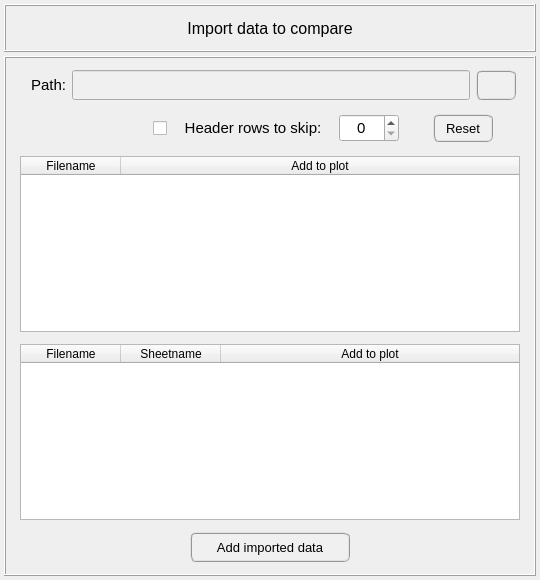
<?xml version="1.0" encoding="UTF-8"?>
<ui version="4.0">
 <class>Dialog</class>
 <widget class="QDialog" name="Dialog">
  <property name="geometry">
   <rect>
    <x>0</x>
    <y>0</y>
    <width>540</width>
    <height>580</height>
   </rect>
  </property>
  <property name="minimumSize">
   <size>
    <width>540</width>
    <height>580</height>
   </size>
  </property>
  <property name="maximumSize">
   <size>
    <width>540</width>
    <height>580</height>
   </size>
  </property>
  <property name="windowTitle">
   <string>Import data to compare</string>
  </property>
  <layout class="QGridLayout" name="gridLayout_2">
   <property name="leftMargin">
    <number>4</number>
   </property>
   <property name="topMargin">
    <number>4</number>
   </property>
   <property name="rightMargin">
    <number>4</number>
   </property>
   <property name="bottomMargin">
    <number>4</number>
   </property>
   <property name="spacing">
    <number>4</number>
   </property>
   <item row="0" column="0">
    <widget class="QFrame" name="frame">
     <property name="minimumSize">
      <size>
       <width>0</width>
       <height>48</height>
      </size>
     </property>
     <property name="maximumSize">
      <size>
       <width>16777215</width>
       <height>48</height>
      </size>
     </property>
     <property name="sizeIncrement">
      <size>
       <width>0</width>
       <height>0</height>
      </size>
     </property>
     <property name="frameShape">
      <enum>QFrame::Box</enum>
     </property>
     <property name="frameShadow">
      <enum>QFrame::Raised</enum>
     </property>
     <property name="lineWidth">
      <number>1</number>
     </property>
     <layout class="QGridLayout" name="gridLayout_4">
      <property name="leftMargin">
       <number>0</number>
      </property>
      <property name="topMargin">
       <number>0</number>
      </property>
      <property name="rightMargin">
       <number>0</number>
      </property>
      <property name="bottomMargin">
       <number>0</number>
      </property>
      <property name="spacing">
       <number>0</number>
      </property>
      <item row="0" column="0">
       <widget class="QLabel" name="label">
        <property name="minimumSize">
         <size>
          <width>452</width>
          <height>30</height>
         </size>
        </property>
        <property name="maximumSize">
         <size>
          <width>452</width>
          <height>30</height>
         </size>
        </property>
        <property name="font">
         <font>
          <family>MS Shell Dlg 2</family>
          <pointsize>12</pointsize>
          <weight>50</weight>
          <italic>false</italic>
          <bold>false</bold>
          <kerning>false</kerning>
         </font>
        </property>
        <property name="text">
         <string>Import data to compare</string>
        </property>
        <property name="textFormat">
         <enum>Qt::AutoText</enum>
        </property>
        <property name="alignment">
         <set>Qt::AlignCenter</set>
        </property>
       </widget>
      </item>
     </layout>
    </widget>
   </item>
   <item row="1" column="0">
    <widget class="QFrame" name="frame_lower">
     <property name="frameShape">
      <enum>QFrame::Box</enum>
     </property>
     <property name="frameShadow">
      <enum>QFrame::Raised</enum>
     </property>
     <layout class="QGridLayout" name="gridLayout_3">
      <property name="leftMargin">
       <number>2</number>
      </property>
      <property name="topMargin">
       <number>2</number>
      </property>
      <property name="rightMargin">
       <number>2</number>
      </property>
      <property name="bottomMargin">
       <number>2</number>
      </property>
      <property name="spacing">
       <number>2</number>
      </property>
      <item row="0" column="0">
       <widget class="QFrame" name="frame_main">
        <property name="frameShape">
         <enum>QFrame::NoFrame</enum>
        </property>
        <property name="frameShadow">
         <enum>QFrame::Raised</enum>
        </property>
        <layout class="QGridLayout" name="gridLayout_14">
         <property name="leftMargin">
          <number>8</number>
         </property>
         <property name="topMargin">
          <number>8</number>
         </property>
         <property name="rightMargin">
          <number>8</number>
         </property>
         <property name="bottomMargin">
          <number>8</number>
         </property>
         <property name="spacing">
          <number>8</number>
         </property>
         <item row="1" column="0">
          <widget class="QFrame" name="frame_skiprows_reset">
           <property name="maximumSize">
            <size>
             <width>16777215</width>
             <height>40</height>
            </size>
           </property>
           <property name="frameShape">
            <enum>QFrame::NoFrame</enum>
           </property>
           <property name="frameShadow">
            <enum>QFrame::Raised</enum>
           </property>
           <layout class="QGridLayout" name="gridLayout_12">
            <property name="leftMargin">
             <number>2</number>
            </property>
            <property name="topMargin">
             <number>2</number>
            </property>
            <property name="rightMargin">
             <number>2</number>
            </property>
            <property name="bottomMargin">
             <number>2</number>
            </property>
            <property name="horizontalSpacing">
             <number>6</number>
            </property>
            <property name="verticalSpacing">
             <number>2</number>
            </property>
            <item row="0" column="4">
             <widget class="QFrame" name="frame_13">
              <property name="frameShape">
               <enum>QFrame::NoFrame</enum>
              </property>
              <property name="frameShadow">
               <enum>QFrame::Raised</enum>
              </property>
              <layout class="QGridLayout" name="gridLayout_6">
               <property name="leftMargin">
                <number>2</number>
               </property>
               <property name="topMargin">
                <number>2</number>
               </property>
               <property name="rightMargin">
                <number>2</number>
               </property>
               <property name="bottomMargin">
                <number>2</number>
               </property>
               <property name="spacing">
                <number>2</number>
               </property>
               <item row="0" column="0">
                <widget class="QPushButton" name="pushButton_reset_imported_data">
                 <property name="minimumSize">
                  <size>
                   <width>60</width>
                   <height>28</height>
                  </size>
                 </property>
                 <property name="maximumSize">
                  <size>
                   <width>60</width>
                   <height>28</height>
                  </size>
                 </property>
                 <property name="sizeIncrement">
                  <size>
                   <width>0</width>
                   <height>0</height>
                  </size>
                 </property>
                 <property name="font">
                  <font>
                   <family>MS Shell Dlg 2</family>
                   <pointsize>10</pointsize>
                   <weight>50</weight>
                   <italic>false</italic>
                   <bold>false</bold>
                  </font>
                 </property>
                 <property name="styleSheet">
                  <string notr="true">QPushButton{border-radius: 6px; border-color: rgb(150, 150, 150); border-style: ridge; border-width: 2px; color: rgb(0, 0, 0); background-color: rgb(240, 240, 240)}
QPushButton:hover{border-radius: 6px; border-color: rgb(0, 170, 255); border-style: ridge; border-width: 2px; color: rgb(0, 0, 0); background-color: rgba(174, 213, 255, 100)}
QPushButton:pressed{border-radius: 6px; border-color: rgb(0, 170, 255); border-style: ridge; border-width: 2px; color: rgb(0, 0, 0); background-color: rgb(174, 213, 255)}
QPushButton:disabled{border-radius: 6px; border-color: rgb(150, 150, 150); border-style: ridge; border-width: 0px; color: rgb(150,150, 150); background-color: rgb(220, 220, 220)}</string>
                 </property>
                 <property name="text">
                  <string>Reset</string>
                 </property>
                 <property name="iconSize">
                  <size>
                   <width>20</width>
                   <height>20</height>
                  </size>
                 </property>
                </widget>
               </item>
              </layout>
             </widget>
            </item>
            <item row="0" column="1">
             <widget class="QCheckBox" name="checkBox_skiprows">
              <property name="minimumSize">
               <size>
                <width>25</width>
                <height>28</height>
               </size>
              </property>
              <property name="maximumSize">
               <size>
                <width>25</width>
                <height>28</height>
               </size>
              </property>
              <property name="layoutDirection">
               <enum>Qt::RightToLeft</enum>
              </property>
              <property name="text">
               <string/>
              </property>
              <property name="tristate">
               <bool>false</bool>
              </property>
             </widget>
            </item>
            <item row="0" column="2">
             <widget class="QLabel" name="label_14">
              <property name="minimumSize">
               <size>
                <width>160</width>
                <height>28</height>
               </size>
              </property>
              <property name="maximumSize">
               <size>
                <width>180</width>
                <height>28</height>
               </size>
              </property>
              <property name="font">
               <font>
                <family>MS Shell Dlg 2</family>
                <pointsize>11</pointsize>
                <weight>50</weight>
                <italic>false</italic>
                <bold>false</bold>
               </font>
              </property>
              <property name="text">
               <string>Header rows to skip:</string>
              </property>
              <property name="alignment">
               <set>Qt::AlignCenter</set>
              </property>
             </widget>
            </item>
            <item row="0" column="3">
             <widget class="QSpinBox" name="spinBox_skiprows">
              <property name="minimumSize">
               <size>
                <width>0</width>
                <height>28</height>
               </size>
              </property>
              <property name="maximumSize">
               <size>
                <width>60</width>
                <height>28</height>
               </size>
              </property>
              <property name="font">
               <font>
                <pointsize>11</pointsize>
               </font>
              </property>
              <property name="alignment">
               <set>Qt::AlignCenter</set>
              </property>
              <property name="maximum">
               <number>10</number>
              </property>
             </widget>
            </item>
            <item row="0" column="0">
             <widget class="QFrame" name="frame_14">
              <property name="frameShape">
               <enum>QFrame::NoFrame</enum>
              </property>
              <property name="frameShadow">
               <enum>QFrame::Raised</enum>
              </property>
             </widget>
            </item>
           </layout>
          </widget>
         </item>
         <item row="3" column="0">
          <widget class="QFrame" name="frame_spreadsheet_files">
           <property name="frameShape">
            <enum>QFrame::NoFrame</enum>
           </property>
           <property name="frameShadow">
            <enum>QFrame::Raised</enum>
           </property>
           <layout class="QGridLayout" name="gridLayout_5">
            <property name="leftMargin">
             <number>2</number>
            </property>
            <property name="topMargin">
             <number>2</number>
            </property>
            <property name="rightMargin">
             <number>2</number>
            </property>
            <property name="bottomMargin">
             <number>2</number>
            </property>
            <property name="spacing">
             <number>2</number>
            </property>
            <item row="0" column="0">
             <widget class="QTreeWidget" name="treeWidget_import_sheet_files">
              <property name="minimumSize">
               <size>
                <width>410</width>
                <height>40</height>
               </size>
              </property>
              <property name="maximumSize">
               <size>
                <width>500</width>
                <height>200</height>
               </size>
              </property>
              <property name="font">
               <font>
                <family>MS Shell Dlg 2</family>
                <pointsize>8</pointsize>
                <italic>false</italic>
               </font>
              </property>
              <property name="alternatingRowColors">
               <bool>true</bool>
              </property>
              <property name="indentation">
               <number>0</number>
              </property>
              <column>
               <property name="text">
                <string>Filename</string>
               </property>
               <property name="font">
                <font>
                 <family>MS Shell Dlg 2</family>
                 <pointsize>9</pointsize>
                 <weight>50</weight>
                 <italic>false</italic>
                 <bold>false</bold>
                </font>
               </property>
               <property name="textAlignment">
                <set>AlignCenter</set>
               </property>
              </column>
              <column>
               <property name="text">
                <string>Sheetname</string>
               </property>
               <property name="font">
                <font>
                 <family>MS Shell Dlg 2</family>
                 <pointsize>9</pointsize>
                 <weight>50</weight>
                 <italic>false</italic>
                 <bold>false</bold>
                </font>
               </property>
               <property name="textAlignment">
                <set>AlignCenter</set>
               </property>
              </column>
              <column>
               <property name="text">
                <string>Add to plot</string>
               </property>
               <property name="font">
                <font>
                 <family>MS Shell Dlg 2</family>
                 <pointsize>9</pointsize>
                 <weight>50</weight>
                 <italic>false</italic>
                 <bold>false</bold>
                </font>
               </property>
               <property name="textAlignment">
                <set>AlignCenter</set>
               </property>
              </column>
             </widget>
            </item>
           </layout>
          </widget>
         </item>
         <item row="2" column="0">
          <widget class="QFrame" name="frame_text_files">
           <property name="frameShape">
            <enum>QFrame::NoFrame</enum>
           </property>
           <property name="frameShadow">
            <enum>QFrame::Raised</enum>
           </property>
           <layout class="QGridLayout" name="gridLayout">
            <property name="leftMargin">
             <number>2</number>
            </property>
            <property name="topMargin">
             <number>2</number>
            </property>
            <property name="rightMargin">
             <number>2</number>
            </property>
            <property name="bottomMargin">
             <number>2</number>
            </property>
            <property name="spacing">
             <number>2</number>
            </property>
            <item row="0" column="0">
             <widget class="QTreeWidget" name="treeWidget_import_text_files">
              <property name="minimumSize">
               <size>
                <width>410</width>
                <height>40</height>
               </size>
              </property>
              <property name="maximumSize">
               <size>
                <width>500</width>
                <height>200</height>
               </size>
              </property>
              <property name="font">
               <font>
                <family>MS Shell Dlg 2</family>
                <pointsize>8</pointsize>
                <italic>false</italic>
               </font>
              </property>
              <property name="alternatingRowColors">
               <bool>true</bool>
              </property>
              <property name="indentation">
               <number>0</number>
              </property>
              <column>
               <property name="text">
                <string>Filename</string>
               </property>
               <property name="font">
                <font>
                 <family>MS Shell Dlg 2</family>
                 <pointsize>9</pointsize>
                 <weight>50</weight>
                 <italic>false</italic>
                 <bold>false</bold>
                </font>
               </property>
               <property name="textAlignment">
                <set>AlignCenter</set>
               </property>
              </column>
              <column>
               <property name="text">
                <string>Add to plot</string>
               </property>
               <property name="font">
                <font>
                 <family>MS Shell Dlg 2</family>
                 <pointsize>9</pointsize>
                 <weight>50</weight>
                 <italic>false</italic>
                 <bold>false</bold>
                </font>
               </property>
               <property name="textAlignment">
                <set>AlignCenter</set>
               </property>
              </column>
             </widget>
            </item>
           </layout>
          </widget>
         </item>
         <item row="0" column="0">
          <widget class="QFrame" name="frame_get_path">
           <property name="maximumSize">
            <size>
             <width>16777215</width>
             <height>48</height>
            </size>
           </property>
           <property name="frameShape">
            <enum>QFrame::NoFrame</enum>
           </property>
           <property name="frameShadow">
            <enum>QFrame::Raised</enum>
           </property>
           <layout class="QGridLayout" name="gridLayout_11">
            <property name="leftMargin">
             <number>2</number>
            </property>
            <property name="topMargin">
             <number>2</number>
            </property>
            <property name="rightMargin">
             <number>2</number>
            </property>
            <property name="bottomMargin">
             <number>2</number>
            </property>
            <property name="horizontalSpacing">
             <number>6</number>
            </property>
            <property name="verticalSpacing">
             <number>2</number>
            </property>
            <item row="0" column="0">
             <widget class="QLabel" name="label_11">
              <property name="minimumSize">
               <size>
                <width>48</width>
                <height>30</height>
               </size>
              </property>
              <property name="maximumSize">
               <size>
                <width>48</width>
                <height>30</height>
               </size>
              </property>
              <property name="font">
               <font>
                <family>MS Shell Dlg 2</family>
                <pointsize>11</pointsize>
                <weight>50</weight>
                <italic>false</italic>
                <bold>false</bold>
               </font>
              </property>
              <property name="text">
               <string>Path:</string>
              </property>
              <property name="alignment">
               <set>Qt::AlignRight|Qt::AlignTrailing|Qt::AlignVCenter</set>
              </property>
             </widget>
            </item>
            <item row="0" column="1">
             <widget class="QLineEdit" name="lineEdit_import_results_path">
              <property name="enabled">
               <bool>false</bool>
              </property>
              <property name="minimumSize">
               <size>
                <width>240</width>
                <height>30</height>
               </size>
              </property>
              <property name="maximumSize">
               <size>
                <width>500</width>
                <height>30</height>
               </size>
              </property>
              <property name="font">
               <font>
                <pointsize>8</pointsize>
                <weight>50</weight>
                <italic>false</italic>
                <bold>false</bold>
               </font>
              </property>
              <property name="layoutDirection">
               <enum>Qt::LeftToRight</enum>
              </property>
              <property name="styleSheet">
               <string notr="true">QLineEdit{color: rgb(0, 0, 0); background-color: rgb(250, 250, 250)}
QLineEdit:disabled{color: rgb(100, 100, 100); background-color: rgb(240, 240, 240)}</string>
              </property>
              <property name="alignment">
               <set>Qt::AlignCenter</set>
              </property>
             </widget>
            </item>
            <item row="0" column="2">
             <widget class="QPushButton" name="pushButton_search_file_to_import">
              <property name="minimumSize">
               <size>
                <width>40</width>
                <height>30</height>
               </size>
              </property>
              <property name="maximumSize">
               <size>
                <width>40</width>
                <height>30</height>
               </size>
              </property>
              <property name="sizeIncrement">
               <size>
                <width>0</width>
                <height>0</height>
               </size>
              </property>
              <property name="font">
               <font>
                <family>MS Shell Dlg 2</family>
                <pointsize>11</pointsize>
                <weight>75</weight>
                <italic>false</italic>
                <bold>true</bold>
               </font>
              </property>
              <property name="styleSheet">
               <string notr="true">QPushButton{border-radius: 6px; border-color: rgb(150, 150, 150); border-style: ridge; border-width: 2px; color: rgb(0, 0, 0); background-color: rgb(240, 240, 240); font: 75 bold 11pt &quot;MS Shell Dlg 2&quot;}
QPushButton:hover{border-radius: 6px; border-color: rgb(0, 170, 255); border-style: ridge; border-width: 2px; color: rgb(0, 0, 0); background-color: rgba(174, 213, 255, 100); font: 75 bold 11pt &quot;MS Shell Dlg 2&quot;}
QPushButton:pressed{border-radius: 6px; border-color: rgb(0, 170, 255); border-style: ridge; border-width: 3px; color: rgb(0, 0, 0); background-color: rgb(174, 213, 255); font: 75 bold 11pt &quot;MS Shell Dlg 2&quot;}</string>
              </property>
              <property name="text">
               <string/>
              </property>
              <property name="icon">
               <iconset>
                <normaloff>../../../../data/icons/common/import.png</normaloff>../../../../data/icons/common/import.png</iconset>
              </property>
              <property name="iconSize">
               <size>
                <width>20</width>
                <height>20</height>
               </size>
              </property>
             </widget>
            </item>
            <item row="0" column="3">
             <widget class="QFrame" name="frame_32">
              <property name="frameShape">
               <enum>QFrame::NoFrame</enum>
              </property>
              <property name="frameShadow">
               <enum>QFrame::Raised</enum>
              </property>
             </widget>
            </item>
           </layout>
          </widget>
         </item>
         <item row="4" column="0">
          <widget class="QFrame" name="frame_add_imported_data">
           <property name="frameShape">
            <enum>QFrame::NoFrame</enum>
           </property>
           <property name="frameShadow">
            <enum>QFrame::Raised</enum>
           </property>
           <layout class="QGridLayout" name="gridLayout_7">
            <property name="leftMargin">
             <number>2</number>
            </property>
            <property name="topMargin">
             <number>2</number>
            </property>
            <property name="rightMargin">
             <number>2</number>
            </property>
            <property name="bottomMargin">
             <number>2</number>
            </property>
            <property name="spacing">
             <number>2</number>
            </property>
            <item row="0" column="0">
             <widget class="QPushButton" name="pushButton_add_imported_data_to_plot">
              <property name="minimumSize">
               <size>
                <width>160</width>
                <height>30</height>
               </size>
              </property>
              <property name="maximumSize">
               <size>
                <width>160</width>
                <height>30</height>
               </size>
              </property>
              <property name="sizeIncrement">
               <size>
                <width>0</width>
                <height>0</height>
               </size>
              </property>
              <property name="font">
               <font>
                <family>MS Shell Dlg 2</family>
                <pointsize>10</pointsize>
                <weight>50</weight>
                <italic>false</italic>
                <bold>false</bold>
               </font>
              </property>
              <property name="styleSheet">
               <string notr="true">QPushButton{border-radius: 6px; border-color: rgb(150, 150, 150); border-style: ridge; border-width: 2px; color: rgb(0, 0, 0); background-color: rgb(240, 240, 240)}
QPushButton:hover{border-radius: 6px; border-color: rgb(0, 170, 255); border-style: ridge; border-width: 2px; color: rgb(0, 0, 0); background-color: rgba(174, 213, 255, 100)}
QPushButton:pressed{border-radius: 6px; border-color: rgb(0, 170, 255); border-style: ridge; border-width: 2px; color: rgb(0, 0, 0); background-color: rgb(174, 213, 255)}
QPushButton:disabled{border-radius: 6px; border-color: rgb(150, 150, 150); border-style: ridge; border-width: 0px; color: rgb(150,150, 150); background-color: rgb(220, 220, 220)}</string>
              </property>
              <property name="text">
               <string>Add imported data</string>
              </property>
              <property name="iconSize">
               <size>
                <width>20</width>
                <height>20</height>
               </size>
              </property>
             </widget>
            </item>
           </layout>
          </widget>
         </item>
        </layout>
       </widget>
      </item>
     </layout>
    </widget>
   </item>
  </layout>
 </widget>
 <resources/>
 <connections/>
</ui>
